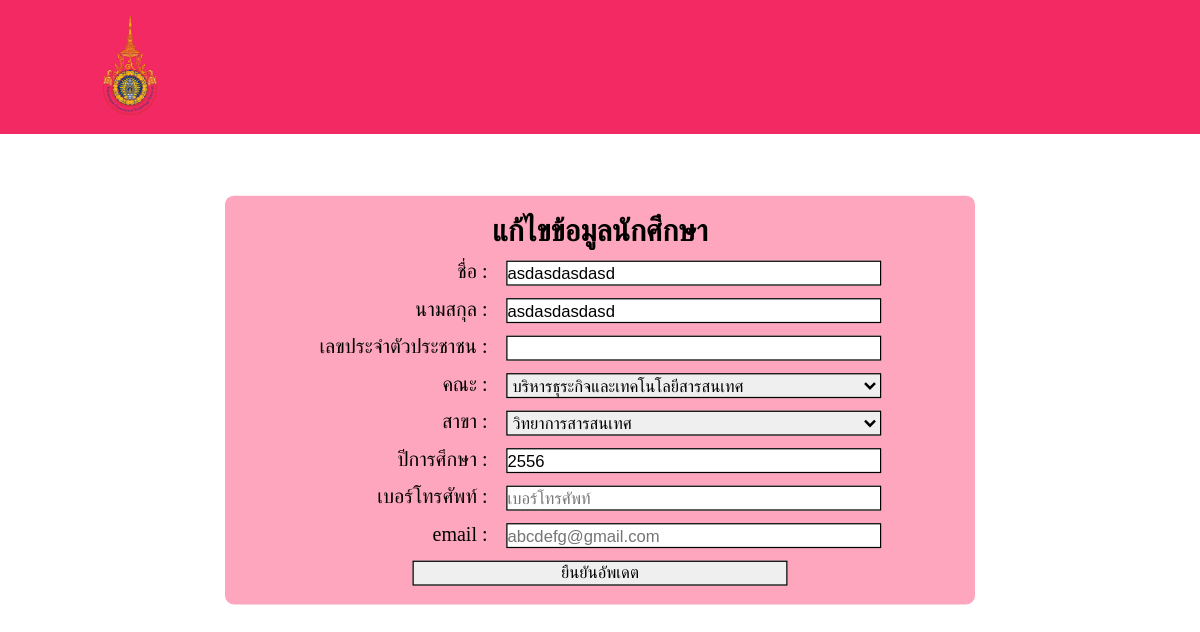
Page /student/edit_student.php (signed in) on the earlier database version.
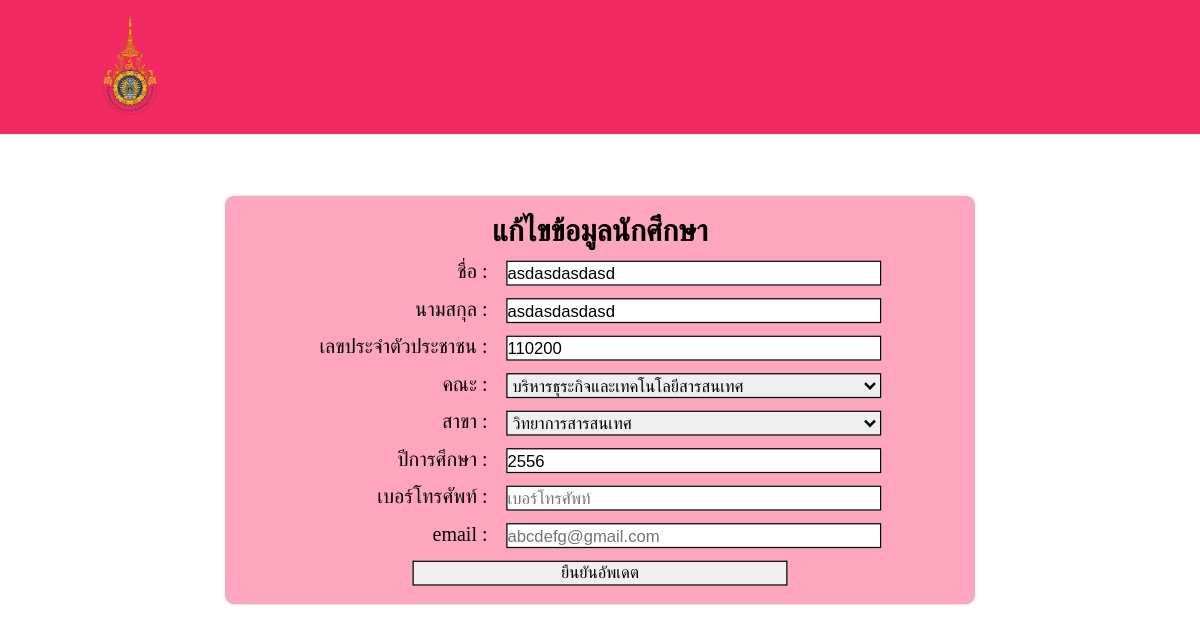
Same page on the later database version.
### tables this page shows
CREATE TABLE `student_detail` (
  `Student_id` int(11) NOT NULL,
  `User_id` int(11) NOT NULL,
  `Prefix` text NOT NULL,
  `Fname` varchar(100) NOT NULL,
  `Lname` varchar(100) NOT NULL,
  `Faculty` enum('บริหารธุรกิจและเทคโนโลยีสารสนเทศ','ศิลปะศาสตร์') NOT NULL,
  `Major` enum('วิทยาการสารสนเทศ','การตลาด','บัญชี') NOT NULL,
  `Student_idcard` int(13) DEFAULT NULL,
  `Supclass_std` text,
  `Student_year` int(4) NOT NULL,
  `Phone_std` int(11) DEFAULT NULL,
  `Email_std` text,
  `Pic_grad` varchar(255) DEFAULT NULL,
  `std_confirm_tran` int(1) NOT NULL DEFAULT '0',
  `teacher_con` int(1) NOT NULL DEFAULT '0'
);

### student/edit_student.php (the view, shortened to what this page needs)
<?php
require '../connect.php';
$id = $_SESSION['student_name_login'];
$sql = "SELECT * FROM student_detail, user WHERE student_detail.User_id = $id AND user.User_id = $id ";
$result = $connect->query($sql);
$row = $result->fetch_assoc();
$Student_id = $row['Student_id'];
$Fname = $row['Fname'];
$Lname = $row['Lname'];
$Student_idcard = $row['Student_idcard'];
$Faculty = $row['Faculty'];
$Major = $row['Major'];
$student_year = $row['Student_year'];
?>
<!DOCTYPE html>
<html>
    <head>
        <link rel='stylesheet' type='text/css' media='screen' href='stylestd.css'>
    </head>
    <body>
    <header class="header">
            <a href="stdHome.php"><img src="../picture/มหาวิทยาลัยเทคโนโลยีราชมงคลตะวันออก.png" class="logo"></a>
        </header>
        <div class ="container-edit-std">
            <form action="update_stdprofile.php?ID=<?php echo $Student_id ?>" method="POST">
                <h2>แก้ไขข้อมูลนักศึกษา</h2>
                <div>
                    <label>ชื่อ :</label>
                    <input type="text" id="Fname" name="Fname" value="<?php echo $Fname ?>">
                </div>
                <div>
                    <label>นามสกุล :</label>
                    <input type="text" id="Lname" name="Lname" value="<?php echo $Lname ?>">
                </div>
                <div>
                    <label>เลขประจำตัวประชาชน :</label>
                    <input type="text" id="Student-idcard" name="Student-idcard" value="<?php echo $Student_idcard ?>">
                </div>
                <div>
                    <label>คณะ :</label>
                    <select class="Faculty" name="Faculty">
                        <option value="บริหารธุรกิจและเทคโนโลยีสารสนเทศ"<?php if($Faculty == 'บริหารธุรกิจและเทคโนโลยีสารสนเทศ'){echo "selected";}?>>บริหารธุระกิจและเทคโนโลยีสารสนเทศ</option>
                    </select>
                </div>
                <div>
                    <label>สาขา :</label>
                    <select class="Major" name = "Major">
                        <option value="วิทยาการสารสนเทศ"<?php if($Major == 'วิทยาการสารสนเทศ'){echo "selected";}?>>วิทยาการสารสนเทศ</option>
                    </select>
                </div>
                <div>
                    <label>ปีการศึกษา :</label>
                    <input type='text' placeholder="ปีการศึกษา" name='student_year' value= "<?php echo $student_year ?>">
                </div>
                <div>
                    <label>เบอร์โทรศัพท์ :</label>
                    <input type='text' placeholder="เบอร์โทรศัพท์" name='phone_std'>
                </div>
                <div>
                    <label>email :</label>
                    <input type='text' placeholder="abcdefg@gmail.com" name='email_std'>
                </div>
                <div>
                    <input type="submit" name="btn-update-std-profile" value="ยืนยันอัพเดต" class="confirm-add">
                </div>
            </form>
        </div>
    </body>
</html>

Differences in the rows shown:
changed student_detail "asdasdasdasd": Student-idcard (not shown) → "110200"
